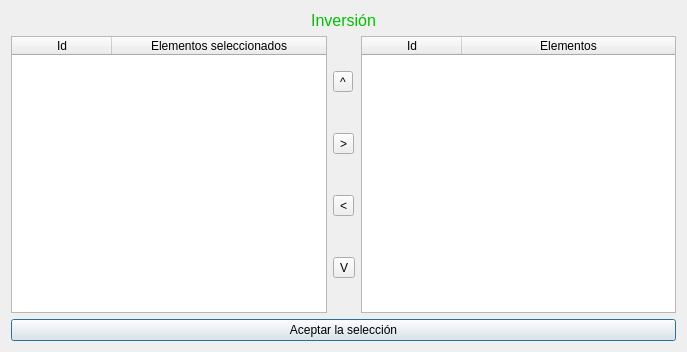
<?xml version="1.0" encoding="UTF-8"?>
<ui version="4.0">
 <class>frmSelector</class>
 <widget class="QDialog" name="frmSelector">
  <property name="geometry">
   <rect>
    <x>0</x>
    <y>0</y>
    <width>687</width>
    <height>352</height>
   </rect>
  </property>
  <property name="windowTitle">
   <string>Dialog</string>
  </property>
  <layout class="QHBoxLayout" name="horizontalLayout_2">
   <item>
    <layout class="QVBoxLayout" name="verticalLayout_2">
     <item>
      <widget class="QLabel" name="lbl">
       <property name="font">
        <font>
         <pointsize>12</pointsize>
        </font>
       </property>
       <property name="styleSheet">
        <string notr="true">color: rgb(0, 192, 0);</string>
       </property>
       <property name="text">
        <string>Inversión</string>
       </property>
       <property name="alignment">
        <set>Qt::AlignCenter</set>
       </property>
       <property name="textInteractionFlags">
        <set>Qt::LinksAccessibleByMouse|Qt::TextSelectableByMouse</set>
       </property>
      </widget>
     </item>
     <item>
      <layout class="QHBoxLayout" name="horizontalLayout">
       <item>
        <widget class="QTableWidget" name="tblSelected">
         <property name="editTriggers">
          <set>QAbstractItemView::NoEditTriggers</set>
         </property>
         <attribute name="horizontalHeaderStretchLastSection">
          <bool>true</bool>
         </attribute>
         <attribute name="verticalHeaderVisible">
          <bool>false</bool>
         </attribute>
         <column>
          <property name="text">
           <string>Id</string>
          </property>
         </column>
         <column>
          <property name="text">
           <string>Elementos seleccionados</string>
          </property>
         </column>
        </widget>
       </item>
       <item>
        <layout class="QVBoxLayout" name="verticalLayout">
         <item>
          <widget class="QToolButton" name="cmdUp">
           <property name="text">
            <string>^</string>
           </property>
          </widget>
         </item>
         <item>
          <widget class="QToolButton" name="cmdRight">
           <property name="text">
            <string>&gt;</string>
           </property>
          </widget>
         </item>
         <item>
          <widget class="QToolButton" name="cmdLeft">
           <property name="text">
            <string>&lt;</string>
           </property>
          </widget>
         </item>
         <item>
          <widget class="QToolButton" name="cmdDown">
           <property name="text">
            <string>V</string>
           </property>
          </widget>
         </item>
        </layout>
       </item>
       <item>
        <widget class="QTableWidget" name="tbl">
         <property name="editTriggers">
          <set>QAbstractItemView::NoEditTriggers</set>
         </property>
         <attribute name="horizontalHeaderStretchLastSection">
          <bool>true</bool>
         </attribute>
         <attribute name="verticalHeaderVisible">
          <bool>false</bool>
         </attribute>
         <column>
          <property name="text">
           <string>Id</string>
          </property>
         </column>
         <column>
          <property name="text">
           <string>Elementos</string>
          </property>
         </column>
        </widget>
       </item>
      </layout>
     </item>
     <item>
      <widget class="QPushButton" name="cmd">
       <property name="text">
        <string>Aceptar la selección</string>
       </property>
      </widget>
     </item>
    </layout>
   </item>
  </layout>
 </widget>
 <resources/>
 <connections/>
</ui>
